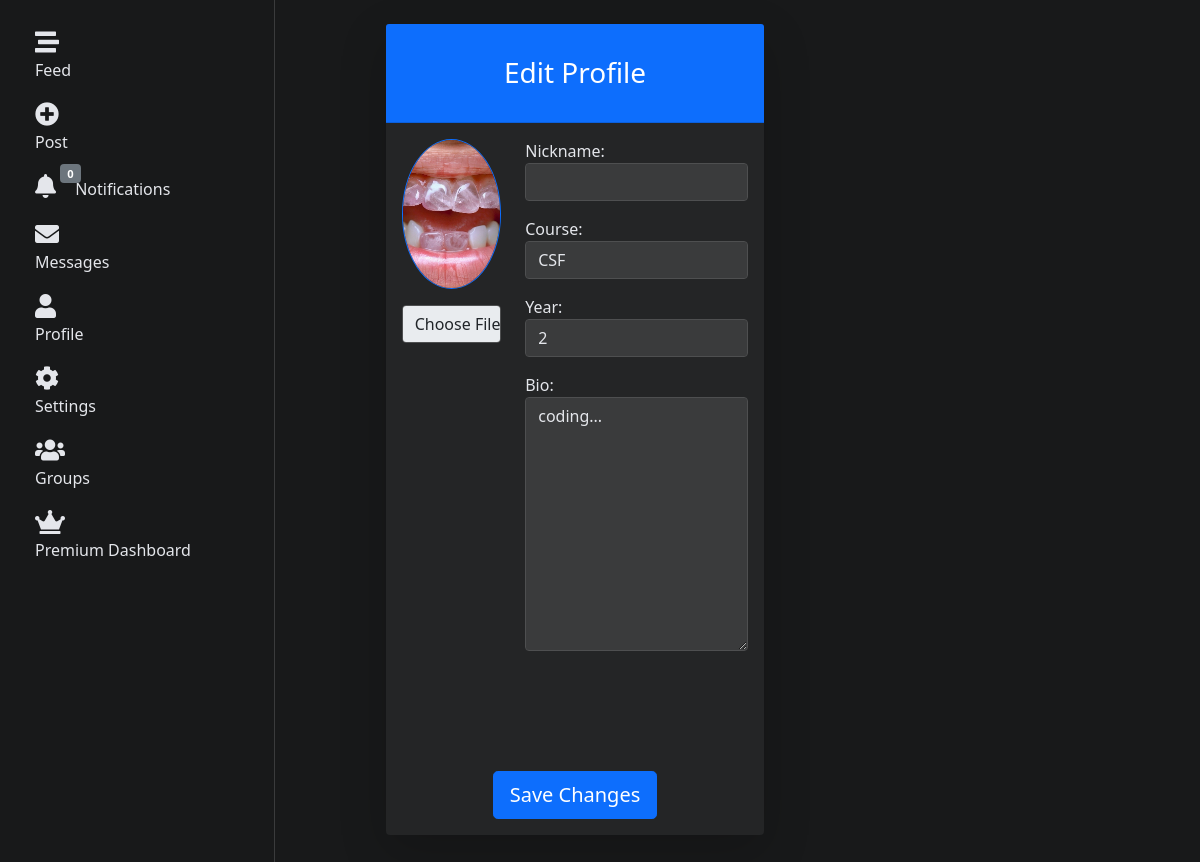
The app's page /users/profile/fideleliud/edit/ (signed in) with its own data.
### users/models.py (models this page shows, shortened)
class User(AbstractUser):
    nickname = models.CharField(max_length=50, blank=True)
    course = models.CharField(max_length=100, blank=True)  # Make this optional
    year = models.IntegerField(null=True, blank=True)  # Make this optional
    profile_picture = models.ImageField(upload_to="profile_pics/", blank=True)
    bio = models.TextField(blank=True)
    followers = models.ManyToManyField(
        "self", symmetrical=False, related_name="following"
    )
    is_verified = models.BooleanField(default=False)
    is_premium = models.BooleanField(default=False)
    premium_expiry = models.DateTimeField(null=True, blank=True)
    privacy_dms = models.BooleanField(default=False)
    privacy_posts = models.BooleanField(default=False)
    THEME_CHOICES = [
        ("light", "Light"),
        ("dark", "Dark"),
        ("system", "System"),
    ]
    theme_preference = models.CharField(
        max_length=10, choices=THEME_CHOICES, default="system"
    )

### users/views.py (the view)
# urls.py: path("profile/<str:username>/edit/", views.edit_profile, name="edit_profile"),
@login_required
def edit_profile(request, username):
    user = get_object_or_404(User, username=username)
    if request.method == "POST":
        form = UserProfileForm(request.POST, request.FILES, instance=user)
        if form.is_valid():
            form.save()
            return redirect("profile", username=user.username)
    else:
        form = UserProfileForm(instance=user)
    return render(request, "users/edit_profile.html", {"user": user, "form": form})

### users/forms.py
class UserProfileForm(forms.ModelForm):
    class Meta:
        model = User
        fields = ["nickname", "course", "year", "bio", "profile_picture"]
        widgets = {
            "nickname": forms.TextInput(attrs={"class": "form-control"}),
            "course": forms.TextInput(attrs={"class": "form-control"}),
            "year": forms.TextInput(attrs={"class": "form-control"}),
            "bio": forms.Textarea(attrs={"class": "form-control"}),
        }

### notifications/context_processors.py (called while the page is built)
def notification_count(request):
    if request.user.is_authenticated:
        count = request.user.notifications.filter(is_read=False).count()
        return {"unread_notification_count": count}
    return {"unread_notification_count": 0}

### users/context_processors.py (called while the page is built)
def premium_status(request):
    if request.user.is_authenticated:
        is_premium = (
            request.user.is_premium
            and request.user.premium_expiry is not None
            and request.user.premium_expiry > timezone.now()
        )
        days_left = (
            (request.user.premium_expiry - timezone.now()).days if is_premium else 0
        )
        return {"is_premium": is_premium, "premium_days_left": days_left}
    return {"is_premium": False, "premium_days_left": 0}

### users/templates/users/edit_profile.html (shortened to what this page needs)
{% extends 'base.html' %}
{% load static %}
{% block content %}
<div class="container mt-4">
    <div class="row justify-content-center">
        <div class="col-lg-8">
            <div class="card shadow-lg border-0 rounded-lg">
                <div class="card-header bg-primary text-white">
                    <h3 class="text-center font-weight-light my-4">Edit Profile</h3>
                </div>
                <div class="card-body">
                    <form method="post" enctype="multipart/form-data">
                        <div class="row">
                            <div class="col-lg-4 col-md-6 mb-4">
                                <div class="text-center">
                                    <img id="profilePicturePreview"
                                         src="{% if user.profile_picture %}{{ user.profile_picture.url }}{% else %}https://via.placeholder.com/150{% endif %}"
                                         alt="Profile Picture"
                                         class="img-fluid rounded-circle mb-3 border border-primary"
                                         style="width: 150px; height: 150px; object-fit: cover;">
                                    <div class="mb-3">
                                        <input type="file" name="profile_picture" id="profilePictureInput" class="form-control" accept="image/*">
                                    </div>
                                </div>
                            </div>
                            <div class="col-lg-8 col-md-6">
                                <div class="mb-3">
                                    {{ form.nickname.label_tag }}
                                    {{ form.nickname }}
                                </div>
                                <div class="mb-3">
                                    {{ form.course.label_tag }}
                                    {{ form.course }}
                                </div>
                                <div class="mb-3">
                                    {{ form.year.label_tag }}
                                    {{ form.year }}
                                </div>
                                <div class="mb-3">
                                    {{ form.bio.label_tag }}
                                    {{ form.bio }}
                                </div>
                                <div class="mb-3 form-check">
                                </div>
                                <div class="mb-3 form-check">
                                </div>
                            </div>
                        </div>
                        <div class="text-center mt-4">
                            <button type="submit" class="btn btn-primary btn-lg">Save Changes</button>
                        </div>
                    </form>
                </div>
            </div>
        </div>
    </div>
</div>
{% endblock %}

### templates/base.html (style rules this page uses)
body { padding-bottom: 60px; }
:root { --bg-color: #f0f2f5; --text-color: #1c1e21; --navbar-bg: #ffffff; --navbar-color: #1c1e21; --card-bg: #ffffff; --card-border: #dddfe2; --input-bg: #f0f2f5; --input-color: #1c1e21; --input-border: #ccd0d5; --btn-close-filter: none; }
.dark-theme { --bg-color: #18191a; --text-color: #e4e6eb; --navbar-bg: #242526; --navbar-color: #e4e6eb; --card-bg: #242526; --card-border: #3a3b3c; --input-bg: #3a3b3c; --input-color: #e4e6eb; --input-border: #4e4f50; --btn-close-filter: invert(1); }
body { background-color: var(--bg-color); color: var(--text-color); }
.card { background-color: var(--card-bg); border-color: var(--card-border); }
.form-control { background-color: var(--input-bg); color: var(--input-color); border-color: var(--input-border); }
.container { position: relative; z-index: 1; }
@media (min-width: 576px) { .container { padding-left: 10px; padding-right: 10px; } }

### records on screen
User: profile_picture (picture), course "CSF", year "2", bio "coding..."

### other values on screen
{{ unread_notification_count }} "0"
